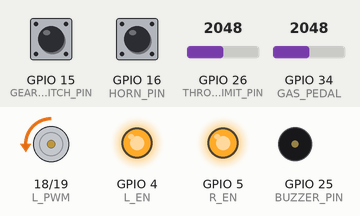
Recording of a program running on a simulated ESP32. Parts: motor-driver pin pairs drawn as motors (green arrow = first pin HIGH = forward, orange = second pin HIGH = backward, longer = more drive), output pins drawn as LEDs (lit = HIGH), buzzer (waves = sounding). Inputs (shaded band) come from the test bench; at power-on: GPIO 15 (GEAR_SWITCH_PIN) LOW, GPIO 34 (GAS_PEDAL) = 2048, GPIO 16 (HORN_PIN) HIGH, GPIO 26 (THROTTLE_LIMIT_PIN) = 2048.

Above: at 1.2 s.
1.3 s: GPIO 15 (GEAR_SWITCH_PIN) pulled HIGH for 0.15 s
At 3.1 s:
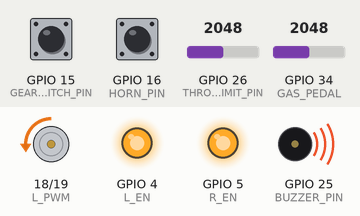
4.3 s: GPIO 34 (GAS_PEDAL) set to 2866
At 4.63 s:
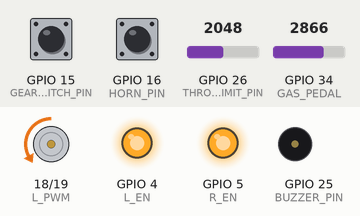
7.3 s: GPIO 34 (GAS_PEDAL) set to 491
At 8.1 s:
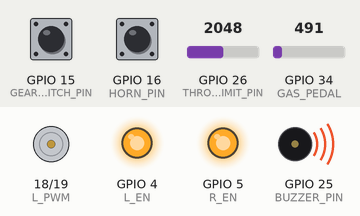
10.3 s: GPIO 34 (GAS_PEDAL) set to 4095
At 12.1 s:
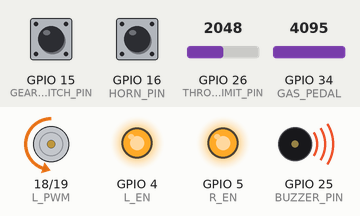
13.3 s: GPIO 15 (GEAR_SWITCH_PIN) pulled HIGH for 3.2 s
At 13.48 s:
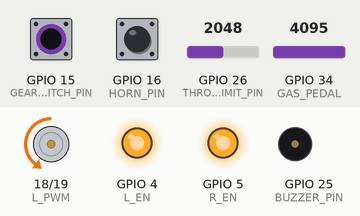
18.0 s: GPIO 34 (GAS_PEDAL) set to 2047
Timing chart, 0 to 22.0 s (numbered marks = the images above; inputs shaded):
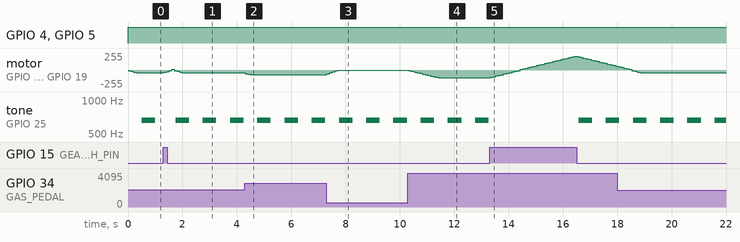

The program:

main.cpp
```cpp
#include <Arduino.h>
#include <atomic>
#include <ResponsiveAnalogRead.h>
#include "mario.h"  // Include the Mario theme notes
//#include "super_mario.h"
//#include "doom.h"
//#include "ice_ice_baby.h"
//#include "imagine_dragons_enemy.h"
//#include "maroon5_memories.h"
//#include "tetris.h"
//#include "star_wars.h"

// Uncomment the line below to enable logging
//#define DEBUG_MUSIC
//#define DEBUG_NORMAL

// FreeRTOS settings
// 1 tick = 1 ms
#define CONFIG_FREERTOS_HZ 1000
#define configTICK_RATE_HZ ( CONFIG_FREERTOS_HZ )
#define portTICK_PERIOD_MS ( ( TickType_t ) 1000 / configTICK_RATE_HZ )

// Throttle Limiter
constexpr int THROTTLE_LIMIT_PIN{26};
constexpr int throttleMaxInput{4096};
constexpr int thottleMinInput{0};
constexpr int throttleMaxOutPut{99};
constexpr int throttleMinOutPut{10};
constexpr int reverseThrottleMax{30};  // Max revers speed
int throttleLimit{10};

// Horn
constexpr int HORN_PIN{16};

// Gear switch
constexpr int GEAR_SWITCH_PIN{15}; // Gear selector switch
bool isItInRevers{false};  // temp variable for testing if we are reversing
constexpr int gearSwitchTransition{5}; // how fast will motor slow down in gear change?

enum class gears {forward, revers};
std::atomic<gears> GearState{gears::forward};
gears LastGearState{gears::forward};

// Buzzer
constexpr int BUZZER_PIN{25};  // Your buzzer pin
constexpr int BUZZER_PWM_CHANNEL{0};  // Buzzer PWM channel
constexpr int beepInterval{500}; // 500ms on/off like a truck
bool reverseActive{true}; // Set to true when in reverse
bool buzzerOn{false};
unsigned long lastBeepTime{0};
const size_t MARIO_LEN = sizeof(marioSong) / sizeof(marioSong[0]);


// Throttle
constexpr int GAS_PEDAL{34};
constexpr int softStartStep{10};  // Hur snabbt PWM ökar, öka för snabbare förändring
constexpr int softReduceStep{15}; // Hur snabbt PWM minskar, öka för snabbare förändring
constexpr int softStartDelay{10}; // Fördröjning mellan varje steg i ms
int currentPWM{0};  // Nuvarande PWM-värde
int targetPWM{0};
/// Throttle cables
/// Red: +
/// Yellow: -
/// Green: signal
constexpr int throttleMax{100};	// Hur mycket gas i % kan Nils ge, minsta för att sänka hastigheten på bilen.
constexpr int minInputThrottle{850};
constexpr int maxInputThrottle{2930};
constexpr int throttleDeadSpace{3};
constexpr int L_EN{4};
constexpr int R_EN{5};
constexpr int L_PWM{18};
constexpr int R_PWM{19};

// Throttle filter
constexpr float snapMultiplier{0.01f};
constexpr int resolution{4096};

// Timers
constexpr int timer100ms{100}; // a timer for 100ms
constexpr int timer50ms{50};   // a timer for 50ms

// Constructs
ResponsiveAnalogRead ThrottleAnalogRead(GAS_PEDAL, true, snapMultiplier);

void softAccelerateOrDecelerate(int& currentPWM, int& targetPWM);
int readAnalogThrottleValue(int throttleLevel);
void updateReversingBeep();
void updateHornBeep();
void playGearChangeWarning();
void playMusic();

// Task 0: Play music on core 0
void MusicCore(void *pvParameters);
// Task 1: Normal tasks on core 1
void NormalTasks(void *pvParameters);

void setup() {
	Serial.begin(9600);

  xTaskCreatePinnedToCore(MusicCore, "MusicCore", 4096, NULL, 1, NULL, 0); // Core 0
  xTaskCreatePinnedToCore(NormalTasks, "NormalTasks", 4096, NULL, 1, NULL, 1); // Core 1
}

void loop() {
  // Nothing here, all tasks are handled in their respective functions
}
/// --<<<END OF LOOP>>--

// Core 0 task to play music
void MusicCore(void *pvParameters) {
  // This task runs on core 0
  ledcAttachPin(BUZZER_PIN, BUZZER_PWM_CHANNEL);
  pinMode(HORN_PIN, INPUT_PULLUP); // HORN: Enable internal pull-up resistor

  const int debounceDelay = 50; // ms
  bool lastStableState = HIGH;  // last stable state of button
  bool lastReading = HIGH;      // last sampled state
  unsigned long lastDebounceTime = 0;

  for(;;) {

    // Read horn switch, LOW == no sound, HIGH == Sound
    //hornState = digitalRead(HORN_PIN) == LOW;
    bool reading = digitalRead(HORN_PIN);  // raw button read

    // --- CHANGED: debounce logic ---
    if (reading  != lastReading) {
      lastDebounceTime = millis(); // reset debounce timer
    }
    lastReading = reading ;

    if ((millis() - lastDebounceTime) > debounceDelay) {
      // stable for long enough → accept state
      if (reading  != lastStableState) {
        lastStableState = reading ;

        // button pressed (LOW with pull-up)
        if (lastStableState == LOW) {
          playMusic();  // play full song once
        }
      }
    }

    if (GearState.load() == gears::revers) {
      updateReversingBeep();
    } else {
      ledcWrite(BUZZER_PWM_CHANNEL, 0);
    }

    #ifdef DEBUG_MUSIC
      Serial.print(" | HORN Active: ");
      Serial.print(lastStableState == LOW ?  "YES" : "NO");
      Serial.print("      \r");
    #endif
    // Optionally add a small delay to yield to other tasks
    vTaskDelay(timer50ms / portTICK_PERIOD_MS);
  }
}

// Core 1 task for normal operations
void NormalTasks(void *pvParameters) {
  // Motor controller
  pinMode(L_EN, OUTPUT);
	pinMode(R_EN, OUTPUT);
	pinMode(L_PWM, OUTPUT);
	pinMode(R_PWM, OUTPUT);

	pinMode(GAS_PEDAL, INPUT);

  pinMode(THROTTLE_LIMIT_PIN, INPUT);

	digitalWrite(L_EN, HIGH);
	digitalWrite(R_EN, HIGH);

  // Setting the resolution for input pins
  ThrottleAnalogRead.setAnalogResolution(resolution);

  for(;;) {
    // This task runs on core 1

    // Throttle limit input potentiometer, from 10 to 100%
    throttleLimit = map(analogRead(THROTTLE_LIMIT_PIN), thottleMinInput, throttleMaxInput, throttleMinOutPut, throttleMaxOutPut);

    // This needs to be atomic to avoid race conditions with MusicCore
    GearState.store(digitalRead(GEAR_SWITCH_PIN) == HIGH ? gears::forward : gears::revers);

    if (GearState.load() != LastGearState) {
    // Gear changed! Slow down before switching direction
      while (currentPWM > 15) {
        currentPWM -= 10;
        if (currentPWM < 0) currentPWM = 0;

        if (GearState == gears::revers) {
          // Switching into reverse
          analogWrite(L_PWM, currentPWM);
          analogWrite(R_PWM, 0);
        } else {
          // Switching into drive
          analogWrite(R_PWM, currentPWM);
          analogWrite(L_PWM, 0);
        }

        vTaskDelay(timer100ms / portTICK_PERIOD_MS);
      }

    // Full stop
    analogWrite(R_PWM, 0);
    analogWrite(L_PWM, 0);
    currentPWM = 0;

    // Save gear state for next loop
    LastGearState = GearState.load();
  }

  // Read and map servo values
  if (GearState.load() == gears::revers) {
    targetPWM = readAnalogThrottleValue(reverseThrottleMax);
  } else {
    targetPWM = readAnalogThrottleValue(throttleLimit);
  }

  // Mjukstart och broms, översätter inkommande gas signal och översätter till ett mjukare gaspådrag
  softAccelerateOrDecelerate(currentPWM, targetPWM);

  // Deadspace uträkning
  if (currentPWM < throttleDeadSpace) {
    currentPWM = 0;
  }

  if (GearState.load() == gears::revers) {
    analogWrite(R_PWM, currentPWM);
    analogWrite(L_PWM, 0);  // Only driver forward
    isItInRevers = true;
  } else {
    analogWrite(L_PWM, currentPWM);
    analogWrite(R_PWM, 0);  // Only revers
    isItInRevers = false;
  }

  #ifdef DEBUG_NORMAL
    Serial.print(" | PwmValue: ");
    Serial.print(currentPWM);

    Serial.print(" | RawValue: ");
    Serial.print(analogRead(GAS_PEDAL));

    Serial.print(" | Reverse Active: ");
    Serial.print(GearState.load() == gears::revers ? "YES" : "NO");

    Serial.print("      \r");
  #endif

    // Optionally add a small delay to yield to other tasks
    vTaskDelay(timer100ms / portTICK_PERIOD_MS);
  }
}

/**
 * Smoothly adjusts currentPWM toward targetPWM.
 * Modifies currentPWM directly (passed by reference).
 *
 * @param currentPWM - reference to the current PWM value
 */
void softAccelerateOrDecelerate(int& currentPWM, int& targetPWM) {
  // Mjukstart: Öka PWM gradvis mot det önskade värdet
  if (currentPWM < targetPWM) {
    currentPWM += softStartStep;
    if (currentPWM > targetPWM) {
      currentPWM = targetPWM;  // Se till att vi inte går över
    }
  } else if (currentPWM > targetPWM) {
    currentPWM -= softReduceStep;
    if (currentPWM < targetPWM) {
      currentPWM = targetPWM;  // Se till att vi inte går under
    }
  }
}

int readAnalogThrottleValue(int throttleLevel) {

  ThrottleAnalogRead.update();

  return map(ThrottleAnalogRead.getValue(), minInputThrottle, maxInputThrottle, 0, ((255*throttleLevel)/100)); // Justera PWM
}


void updateReversingBeep() {

  unsigned long currentMillis = millis();
  if (currentMillis - lastBeepTime >= beepInterval) {
    lastBeepTime = currentMillis;  // Reset timer

    if (buzzerOn) {
      ledcWrite(BUZZER_PWM_CHANNEL, 0);  // Ingen ton
    } else {
      ledcWriteNote(BUZZER_PWM_CHANNEL, NOTE_E, 5);
    }
    buzzerOn = !buzzerOn;  // Toggle state
  }
}

void updateHornBeep() {
  ledcWriteNote(BUZZER_PWM_CHANNEL, NOTE_B, 4);
}

// Play music from included files, switch in header.
/* void playGearChangeWarning() {
  int size = sizeof(durations) / sizeof(int);

  for (int note = 0; note < size; note++) {
    //to calculate the note duration, take one second divided by the note type.
    //e.g. quarter note = 1000 / 4, eighth note = 1000/8, etc.
    int duration = 1000 / durations[note];
    tone(BUZZER_PIN, melody[note], duration);

    //to distinguish the notes, set a minimum time between them.
    //the note's duration + 30% seems to work well:
    int pauseBetweenNotes = duration * 1.30;
    delay(pauseBetweenNotes);

    //stop the tone playing:
    noTone(BUZZER_PIN);
  }
} */

void playMusic() {
  for (size_t i = 0; i < MARIO_LEN; ++i) {
    const Note &n = marioSong[i];
      if (GearState.load() == gears::revers) {
        break;
      }
      if (n.note == REST) {
        // silence for duration
        ledcWrite(BUZZER_PWM_CHANNEL, 0);
      } else {
        ledcWriteNote(BUZZER_PWM_CHANNEL, static_cast<note_t>(n.note), n.octave);
      }
      const uint32_t dur_ms = 1100 / n.duration;
      vTaskDelay(dur_ms / portTICK_PERIOD_MS);
      // ensure silence between notes without adding extra time
      ledcWrite(BUZZER_PWM_CHANNEL, 0);
  }
}
```

mario.h
```cpp
#pragma once

#include <Arduino.h>

constexpr int REST{-1};               // sentinel for silence

struct Note {
  int note;          // int so we can store REST = -1
  uint8_t octave;
  uint16_t duration; // milliseconds
};

// Super Mario Bros. theme - full conversion with pauses
const Note marioSong[] = {
  {NOTE_E, 5, 8},
  {NOTE_E, 5, 8},
  {REST, 0, 8},
  {NOTE_E, 5, 8},
  {REST, 0, 8},
  {NOTE_C, 5, 8},
  {NOTE_E, 5, 8},
  {NOTE_G, 5, 4},
  {REST, 0, 4},
  {NOTE_G, 4, 8},
  {REST, 0, 4},
  {NOTE_C, 5, 4},
  {NOTE_G, 4, 8},
  {REST, 0, 4},
  {NOTE_E, 4, 4},
  {NOTE_A, 4, 4},
  {NOTE_B, 4, 4},
  {NOTE_Bb, 4, 8},
  {NOTE_A, 4, 4},
  {NOTE_G, 4, 8},
  {NOTE_E, 5, 8},
  {NOTE_G, 5, 8},
  {NOTE_A, 5, 4},
  {NOTE_F, 5, 8},
  {NOTE_G, 5, 8},
  {NOTE_E, 5, 8},
  {NOTE_C, 5, 8},
  {NOTE_D, 5, 8},
  {NOTE_B, 4, 4},
  {NOTE_C, 5, 4},
  {NOTE_G, 4, 4},
  {NOTE_E, 4, 4},
  {NOTE_A, 4, 4},
  {NOTE_B, 4, 4},
  {NOTE_Bb, 4, 8},
  {NOTE_A, 4, 4},
  {NOTE_G, 4, 8},
  {NOTE_E, 5, 8},
  {NOTE_G, 5, 8},
  {NOTE_A, 5, 4},
  {NOTE_F, 5, 8},
  {NOTE_G, 5, 8},
  {NOTE_E, 5, 8},
  {NOTE_C, 5, 8},
  {NOTE_D, 5, 8},
  {NOTE_B, 4, 4},
  {REST, 0, 4},
  {NOTE_G, 5, 8},
  {NOTE_Fs, 5, 8},
  {NOTE_F, 5, 8},
  {NOTE_Eb, 5, 8},
  {NOTE_E, 5, 4},
  {REST, 0, 8},
  {NOTE_Gs, 4, 8},
  {NOTE_A, 4, 8},
  {NOTE_C, 4, 8},
  {REST, 0, 8},
  {NOTE_A, 4, 8},
  {NOTE_C, 5, 8},
  {NOTE_D, 5, 8},
  {REST, 0, 4},
};
```

Measured:
- after the input at 1.3 s, motor on GPIO 18 (L_PWM) / GPIO 19 (R_PWM): rises from backward 43/255 to forward 10/255 in 0.30 s, then falls to backward 43/255 in 0.50 s
- after the input at 4.3 s, motor on GPIO 18 (L_PWM) / GPIO 19 (R_PWM): backward 43/255 → backward 53/255 at once, → backward 63/255 0.10 s later, → backward 73/255 0.10 s later
- after the input at 7.3 s, motor on GPIO 18 (L_PWM) / GPIO 19 (R_PWM): moves from backward 73/255 to stopped over 0.40 s, starting at once
- after the input at 10.3 s, motor on GPIO 18 (L_PWM) / GPIO 19 (R_PWM): moves from stopped to backward 118/255 over 1.1 s, starting at once
- after the input at 13.3 s, motor on GPIO 18 (L_PWM) / GPIO 19 (R_PWM): rises from backward 118/255 to forward 210/255 in 3.1 s, then falls to forward 60/255 in 1.5 s
